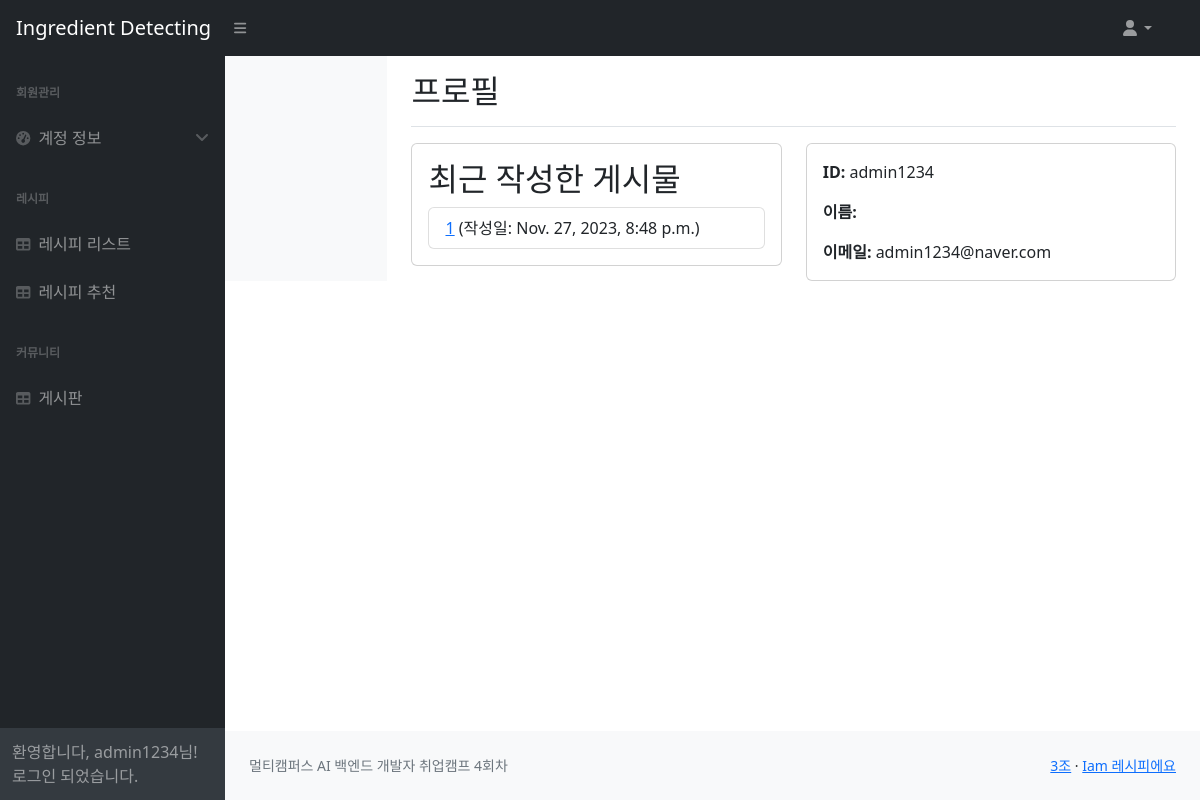
The page /profile/ (signed in) on the database as committed earlier.
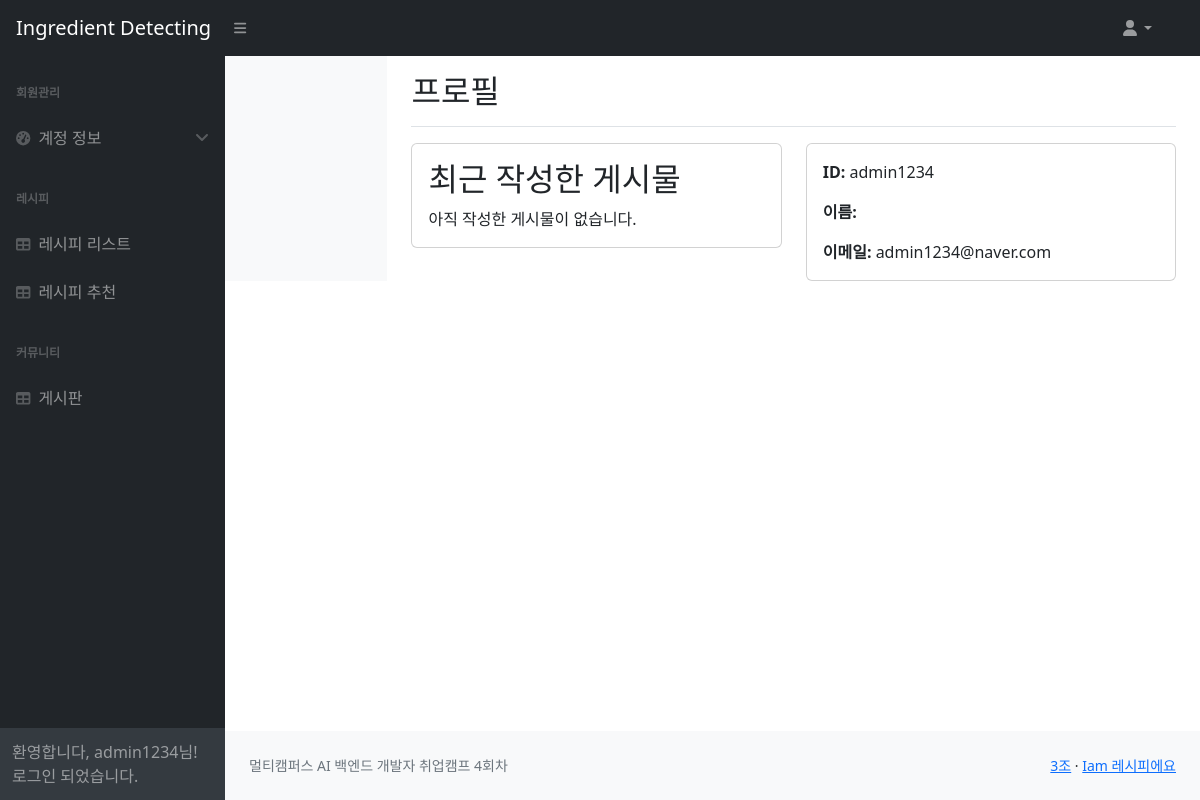
The same page on the database as committed later.
### services/models.py (models this page shows, shortened)
class Post(models.Model):
    title = models.CharField(max_length=200)
    content = models.TextField()
    author = models.ForeignKey(User, on_delete=models.CASCADE)
    created_at = models.DateTimeField(auto_now_add=True)
    views = models.PositiveIntegerField(default=0)

### users/views.py (the view)
# urls.py: path('profile/', profile_view, name='profile'),
def profile_view(request):
    latest_posts = Post.objects.filter(author=request.user).order_by('-created_at')[:3]
    return render(request, 'users/profile.html', {'latest_posts': latest_posts})

### users/templates/users/profile.html
{% extends 'base.html' %}
{% block content %}
  <div class="container-fluid">
    <div class="row">
      <nav class="col-md-2 d-none d-md-block bg-light sidebar">
      </nav>
      <main role="main" class="col-md-9 ml-sm-auto col-lg-10 px-4">
        <div class="d-flex justify-content-between flex-wrap flex-md-nowrap align-items-center pt-3 pb-2 mb-3 border-bottom">
          <h1 class="h2">프로필</h1>
        </div>
        <div class="row">
          <div class="col-md-6">
            <div class="card">
              <div class="card-body">
                <h2 class="card-title">최근 작성한 게시물</h2>
                {% if latest_posts %}
                  <ul class="list-group">
                    {% for post in latest_posts %}
                      <li class="list-group-item"><a href="{% url 'post_detail' pk=post.pk %}">{{ post.title }}</a> (작성일: {{ post.created_at }})</li>
                    {% endfor %}
                  </ul>
                {% else %}
                  <p class="card-text">아직 작성한 게시물이 없습니다.</p>
                {% endif %}
              </div>
            </div>
          </div>
          <div class="col-md-6">
            <div class="card">
              <div class="card-body">
                <p class="card-text"><strong>ID:</strong> {{ user.username }}</p>
                <p class="card-text"><strong>이름:</strong> {{ user.get_full_name }}</p>
                <p class="card-text"><strong>이메일:</strong> {{ user.email }}</p>
              </div>
            </div>
          </div>
        </div>
      </main>
    </div>
  </div>
{% endblock %}

Rows that differ between the two databases and show on the page:
removed Post: title "1", created_at "Nov. 27, 2023, 8:48 p.m."
Other text that changed with them:
text now shown: "아직 작성한 게시물이 없습니다."
